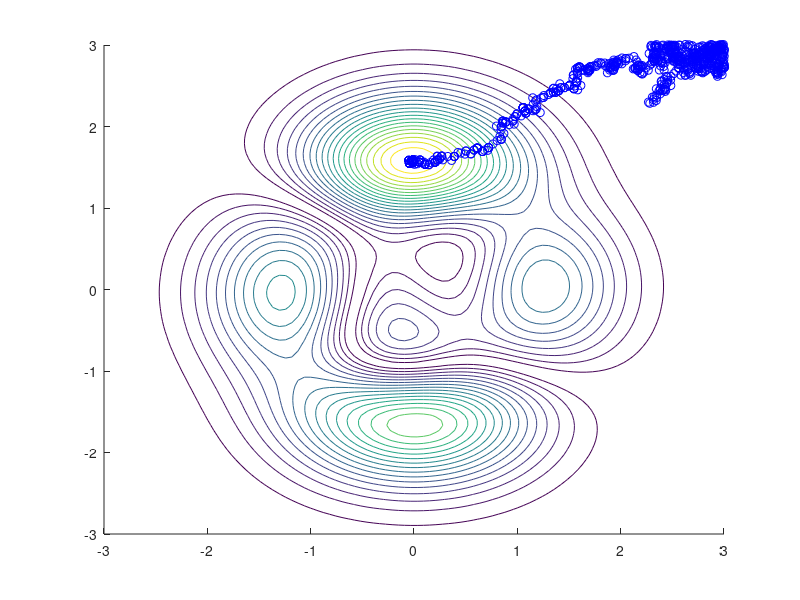
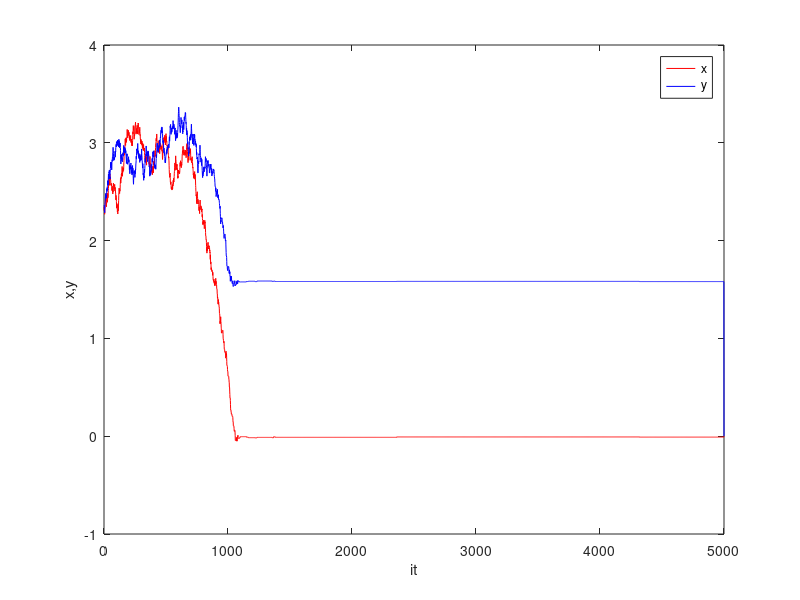
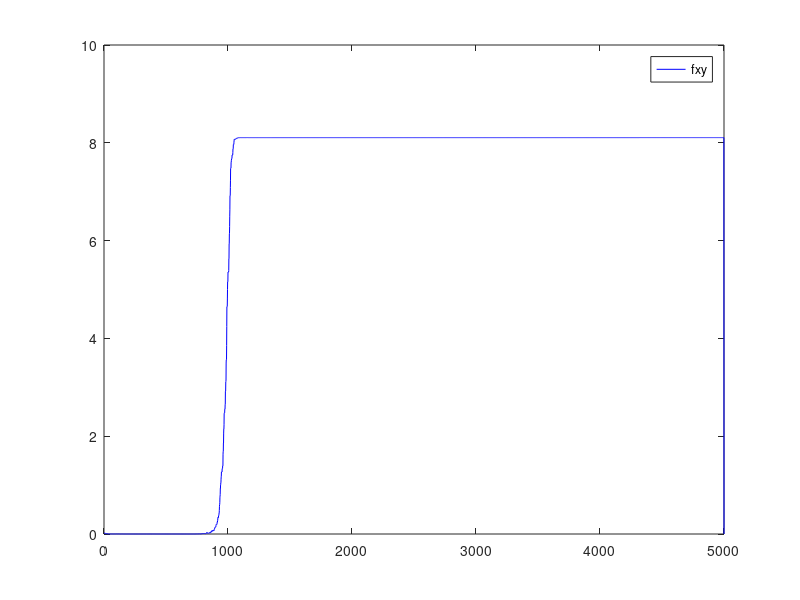
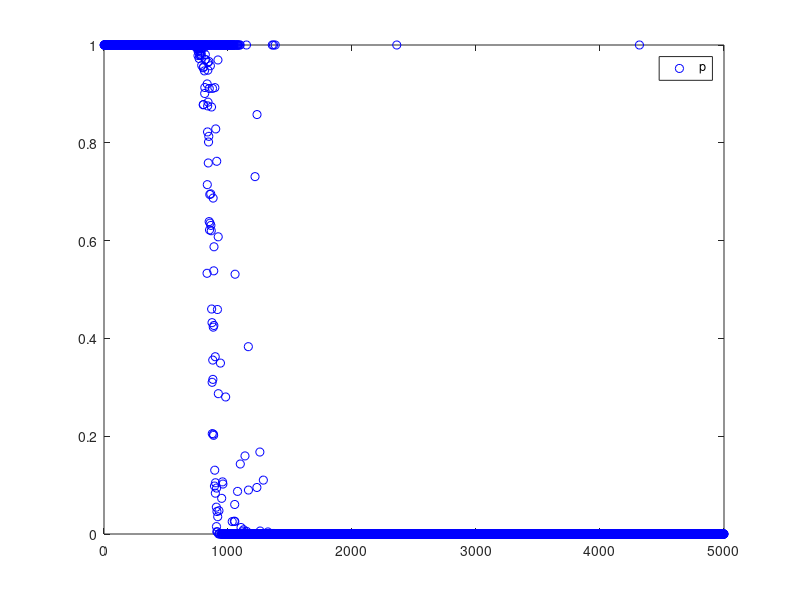

MATLAB code to generate these figures, in order:

%Funções
f1 = @(x,y) 3.*(1-x.^2).*exp(-x.^2 -(1+y).^2);
f2 = @(x,y) -10*(x/5 - x.^3 - y.^5).*exp(-x.^2 - y.^2);
f3 = @(x,y) -1/3 * exp(-(x+1).^2 -y.^2);
%função principal
fxy = @(x,y) abs(f1(x,y) + f2(x,y) + f3(x,y));


%%fxy = @(x,y) 3.*(1-x.^2).*exp(-x.^2 -(1+y).^2);

close all;

xy_max = [3 3];
xy_min = [-3 -3];


%Geração de ponto aleatorio
rx=(rand-0.5)*2*3;
ry=(rand-0.5)*2*3;

hold on


x=linspace(-3,3,100);
y=linspace(-3,3,100);

[X,Y]=meshgrid(x,y);


FX=fxy(X,Y);

contour(X,Y,FX,20);

n=5000;


%%vetores
vx = zeros(n,1);
vy = zeros(n,1);
vxy = zeros(n,1);
vT = zeros(n,1);
vp = zeros(n,1);

%%interações, Temperatura e d
it=1;
t_it = 1;
T=90;
d=0.05;

while(it < n) %criterio: n iterações
    if (t_it == 10)
        t_it = 0;
        T = T * 0.9;
        if (T < 0)
            T = 0;
        end
    end
    
    %geração de novos pontos
    new_x= rx + (rand-0.5)*2*d;
    new_y= ry + (rand-0.5)*2*d;
    
    %diferença dos pontos 
    %calculo da probabilidade apartir dele e da
    %Temperatura da interação
    deltaE= fxy(new_x,new_y) - fxy(rx,ry);
    p = exp(deltaE / T);


    if (p < 0)
        p = 0; % probabilidade
    end
    if   deltaE > 0 %maximização
        rx = new_x;
        ry = new_y;
        p=1;
    elseif rand < p
        rx = new_x;
        ry = new_y;
    end

    %Guardar pontos nos vetores
    vx(it) = rx;
    vy(it) = ry;
    vxy(it) = fxy(rx,ry);
    vT(it) = T;
    vp(it) = p;
    

    %colocar os pontos no grafico
    plot(rx,ry,'bo')
    hold on

    t_it = t_it + 1; %iterador temperatura
    it = it + 1; %iterador principal

end

%graficos de x e y
figure
plot(vx,'r')
xlabel("it");
hold on
plot (vy,'b')
ylabel("x,y");
legend('x','y');

%grafico da função
figure
plot(vxy,'b')
legend("fxy");

%Grafico da probabilidade
figure
plot(vp,'bo')
legend("p");

%grafico da Temperatura
figure
plot(vT,'p')
legend("Temperatura");

hold off
%plot do p e do t